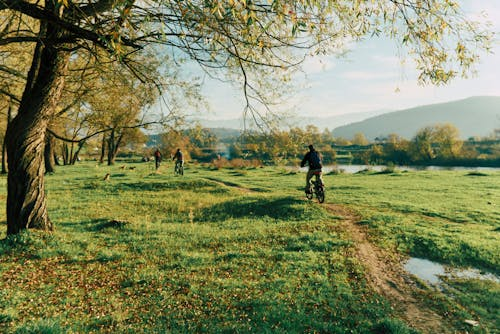
#> input picture images/image2.png, 500 x 334 px
$ python q4.py
#> lines starting #> are read from the running program, lines starting #| are printed output that depends on the picture; after the words box and inside, x2 and y2 are one past the last pixel; in counts of white or black regions, pixels touching at a corner belong together
import cv2
import numpy as np
import matplotlib.pyplot as plt


# ------------------------------------------------------------
# Manual Binary Threshold
# ------------------------------------------------------------
def binary_threshold(img, T=127):
#> called with T = 127
    h, w = img.shape
#> h = 334; w = 500
    result = np.zeros((h, w), dtype=np.uint8)

    for i in range(h):
        for j in range(w):
            if img[i, j] >= T:
                result[i, j] = 255
            else:
                result[i, j] = 0
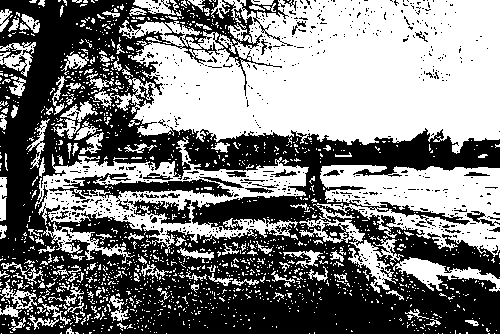
#> result: shape (334, 500); 49.2% white; 1562 white regions (1421 under 20 px), largest, box (x1, y1, x2, y2) and area: (94, 0, 500, 154) 44047, (299, 165, 500, 293) 11184, (35, 137, 309, 256) 9630

    return result


# ------------------------------------------------------------
# Manual Binary Inverse Threshold
# ------------------------------------------------------------
def binary_inverse_threshold(img, T=127):
#> called with T = 127
    h, w = img.shape
#> h = 334; w = 500
    result = np.zeros((h, w), dtype=np.uint8)

    for i in range(h):
        for j in range(w):
            if img[i, j] >= T:
                result[i, j] = 0
            else:
                result[i, j] = 255

    return result


# ------------------------------------------------------------
# Manual Truncate Threshold
# ------------------------------------------------------------
def truncate_threshold(img, T=127):
#> called with T = 127
    h, w = img.shape
#> h = 334; w = 500
    result = np.zeros((h, w), dtype=np.uint8)

    for i in range(h):
        for j in range(w):
            if img[i, j] > T:
                result[i, j] = T
            else:
                result[i, j] = img[i, j]
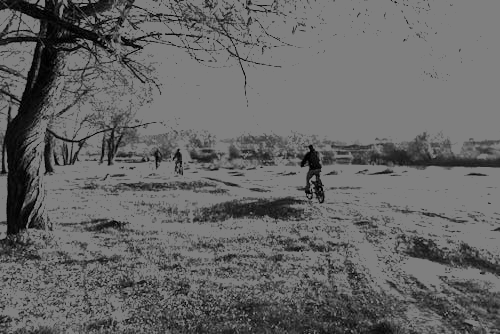
#> result: shape (334, 500); min 0, max 127, mean 101.6

    return result

def adaptive_mean_threshold(img, block_size=11, C=2):
    """
    Threshold value is the mean of the neighborhood minus C.
    """
#> called with block_size = 11, C = 2
    h, w = img.shape
#> h = 334; w = 500
    result = np.zeros((h, w), dtype=np.uint8)
    pad = block_size // 2
    # Padding the image to handle pixels at the edges
    padded_img = np.pad(img, pad, mode='reflect')
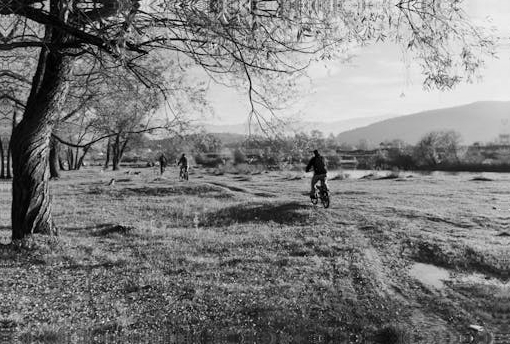
#> padded_img: shape (344, 510); min 0, max 253, mean 124.9

    for i in range(h):
        for j in range(w):
            # Extract neighborhood window
            roi = padded_img[i:i + block_size, j:j + block_size]
            # Calculate local threshold: mean - C
            threshold = np.mean(roi) - C
            # Apply binary thresholding
            if img[i, j] > threshold:
                result[i,j] = 255
            else:
                result[i,j] = 0
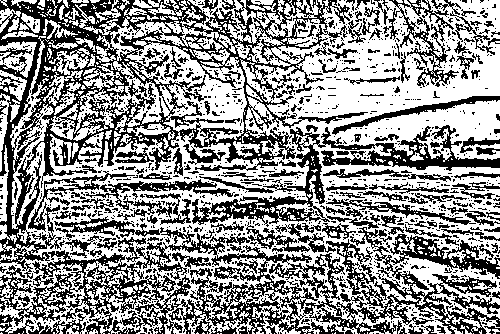
#> result: shape (334, 500); 57.1% white; black in thin lines or dots

    return result

# ------------------------------------------------------------
# Function to apply all manual thresholds
# ------------------------------------------------------------
def apply_thresholds(img):
    # 1. Manual Binary Threshold
    thresh_binary = binary_threshold(img, 127)

    # 2. Manual Binary Inverse Threshold
    thresh_inverse = binary_inverse_threshold(img, 127)

    # 3. Manual Truncate Threshold
    thresh_trunc = truncate_threshold(img, 127)

    # 4. Manual Adaptive mean Threshold
    thresh_adaptive_mean =  adaptive_mean_threshold(img, block_size=11, C=2)

    return thresh_binary, thresh_inverse, thresh_trunc, thresh_adaptive_mean


# ------------------------------------------------------------
# Log Transformation
# ------------------------------------------------------------
def log_transform(img):
    img_float = img / 255.0
    # 2. Apply log: s = log(1 + r)
    log_img = np.log(1 + img_float)
    # 3. Scale the log(2) result back to 1.0
    # This is the "c" constant equivalent
    log_img_normalized = log_img / np.log(2)
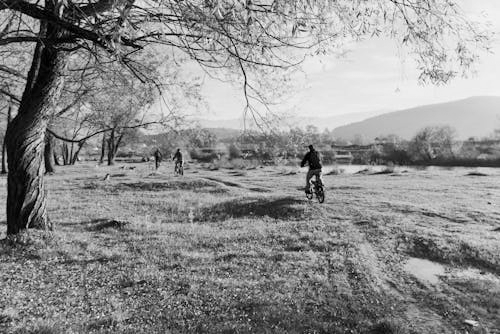
#> log_img_normalized: shape (334, 500) float64; min 0, max 0.994, mean 0.559
    # 4. Convert back to 0-255 uint8
    return np.uint8(log_img_normalized * 255)


# ------------------------------------------------------------
# Power (Gamma) Transformation
# ------------------------------------------------------------
def gamma_transform(img, gamma=0.5):
#> called with gamma = 0.5
    img_float = img / 255.0
    gamma_img = np.power(img_float, gamma)
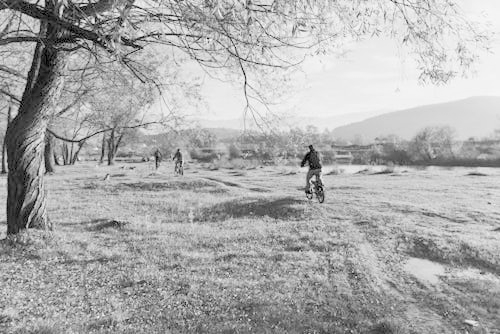
#> gamma_img: shape (334, 500) float64; min 0, max 0.996, mean 0.676

    gamma_img = np.uint8(gamma_img * 255)

    return gamma_img


# ------------------------------------------------------------
# FUNCTION 1: Show only images (with for loop)
# ------------------------------------------------------------
def show_images(images, titles):
    plt.figure(figsize=(15, 8))

    # Use for loop to display all images
    for i in range(len(images)):
        plt.subplot(3, 3, i+1)
        plt.imshow(images[i], cmap='gray')
        plt.title(titles[i])
        plt.axis('off')
#> this loop made 7 passes

    plt.tight_layout()
    plt.savefig("output_images/images_only.png")
    plt.close()
    print("Images saved to output_images/images_only.png")


# ------------------------------------------------------------
# FUNCTION 2: Show only histograms (with for loop)
# ------------------------------------------------------------
def show_histograms(images, titles):
    plt.figure(figsize=(15, 8))

    # Use for loop to display all histograms
    for i in range(len(images)):
        plt.subplot(3, 3, i+1)
        plt.hist(images[i].ravel(), bins=256, range=[0, 256], color='gray')
        plt.title(f"{titles[i]} Histogram")
        plt.xlabel("Pixel Value")
        plt.ylabel("Frequency")

    plt.tight_layout()
    plt.savefig("output_images/histograms_only.png")
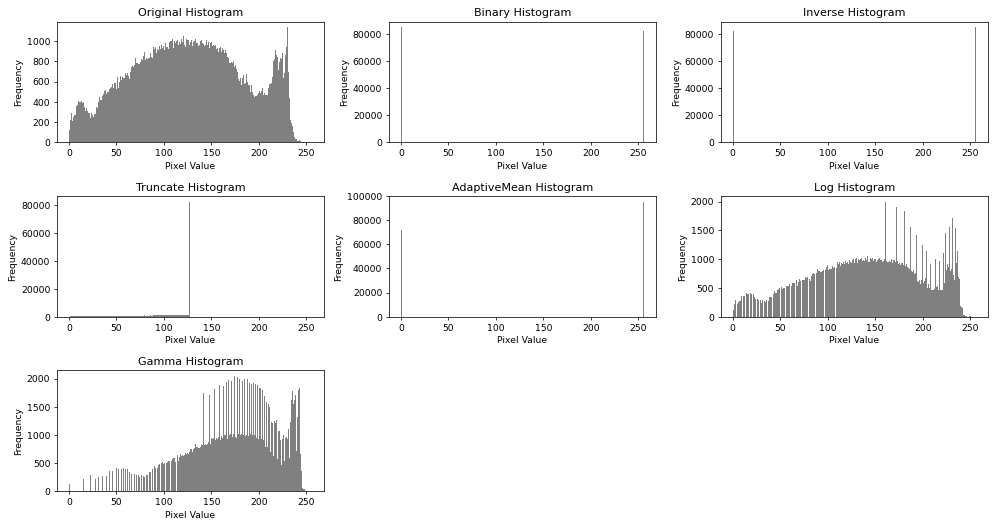
#> figure drawn by matplotlib, 7 panels; panel 1: tallest bar 1137 high, from x = 230 to 231; panel 2: tallest bar 84867 high, from x = 0 to 1; panel 3: tallest bar 84867 high, from x = 255 to 256; panel 4: tallest bar 82133 high, from x = 127 to 128
    plt.close()
    print("Histograms saved to output_images/histograms_only.png")


# ------------------------------------------------------------
# Main function
# ------------------------------------------------------------
def main():
    # Step 1: Read grayscale image
    img = cv2.imread("images/image2.png", cv2.IMREAD_GRAYSCALE)

    # Step 2: Apply manual thresholding
    thresh_binary, thresh_inverse, thresh_trunc, adaptive_mean = apply_thresholds(img)

    # Step 3: Apply transformations
    log_img = log_transform(img)
    gamma_img = gamma_transform(img, gamma=0.5)

    # Step 4: Create a single list with all converted images
    # Order: Original + 3 thresholded + 2 transformed = 6 images
    converted_images = [img, thresh_binary, thresh_inverse,
    thresh_trunc, adaptive_mean, log_img, gamma_img]

    # Step 5: Create titles for the images
    image_titles = ["Original", "Binary", "Inverse", "Truncate", "AdaptiveMean","Log", "Gamma"]

    # Step 6: Call the functions with the single list
    show_images(converted_images, image_titles)
    show_histograms(converted_images, image_titles)

    print("All outputs saved successfully!")


# ------------------------------------------------------------
# Run the program
# ------------------------------------------------------------
if __name__ == "__main__":
    main()

$ run again, with images/reference.png copied over images/image2.png
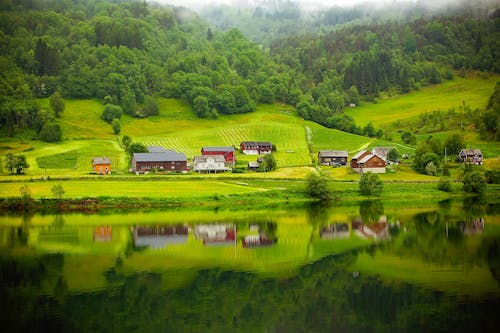
#> input picture images/reference.png, 500 x 333 px
#> after the loop in binary_threshold, `for i in range(h):`:
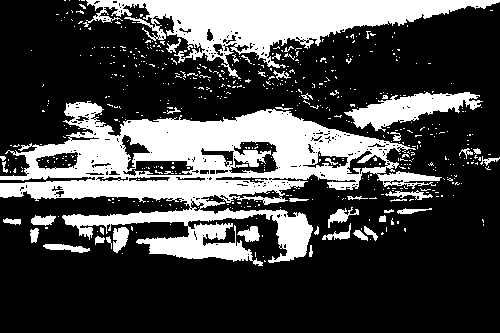
#> result: shape (333, 500); 28.2% white; 577 white regions (533 under 20 px), largest, box (x1, y1, x2, y2) and area: (0, 101, 442, 266) 27778, (86, 0, 500, 79) 11960, (344, 92, 483, 132) 2508
#> in gamma_transform, `gamma_img = np.power(img_float, gamma)`:
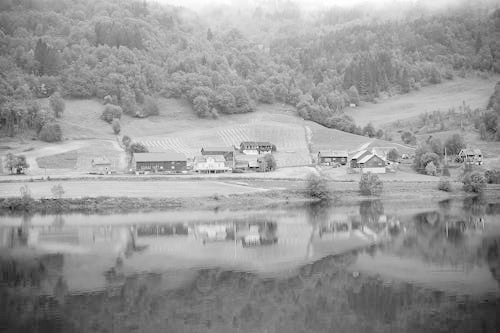
#> gamma_img: shape (333, 500) float64; min 0, max 1, mean 0.6
#> the loop in show_images, `for i in range(len(images)):` made 7 passes
#> the loop in show_histograms, `for i in range(len(images)):` made 7 passes

$ run again, with images/source.png copied over images/image2.png
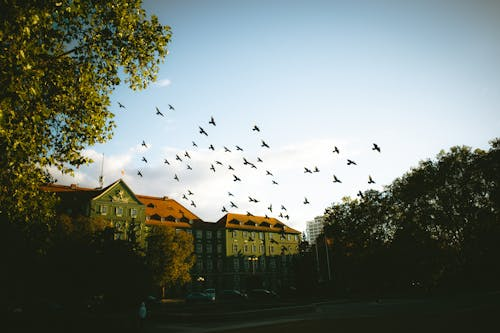
#> input picture images/source.png, 500 x 333 px
#> after the loop in binary_threshold, `for i in range(h):`:
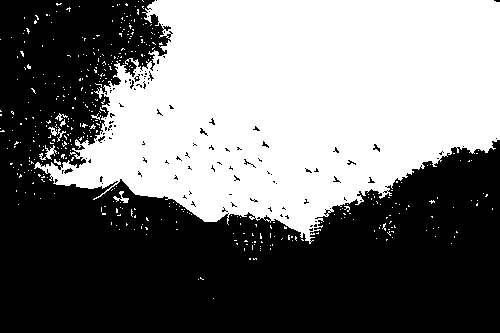
#> result: shape (333, 500); 45.7% white; 433 white regions (425 under 20 px), largest, box (x1, y1, x2, y2) and area: (34, 0, 500, 244) 74502, (39, 145, 57, 160) 100, (48, 127, 66, 142) 76
#> in gamma_transform, `gamma_img = np.power(img_float, gamma)`:
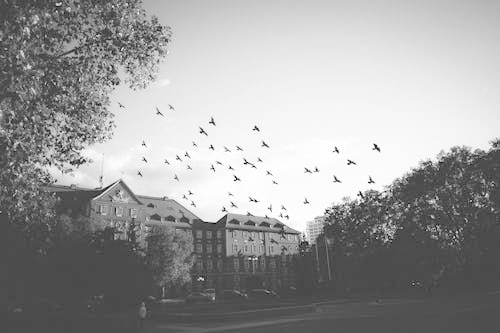
#> gamma_img: shape (333, 500) float64; min 0, max 1, mean 0.618
#> the loop in show_images, `for i in range(len(images)):` made 7 passes
#> the loop in show_histograms, `for i in range(len(images)):` made 7 passes
